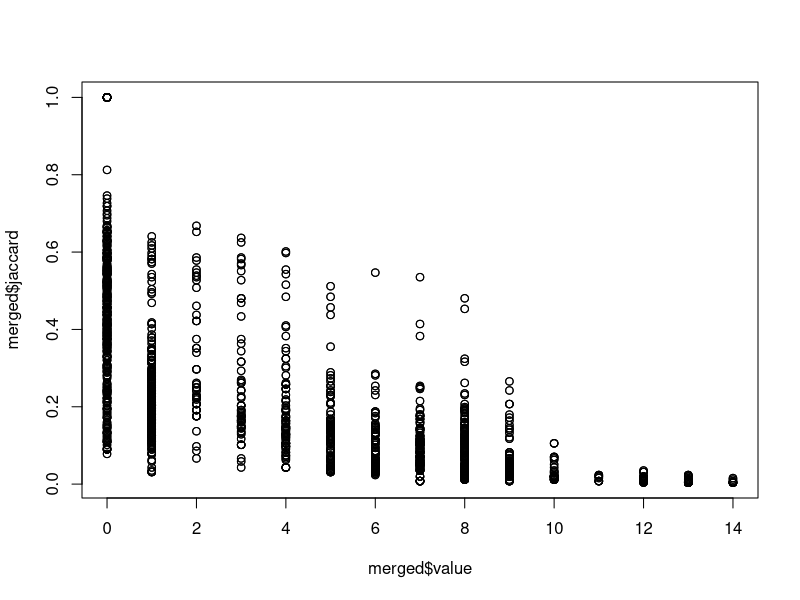
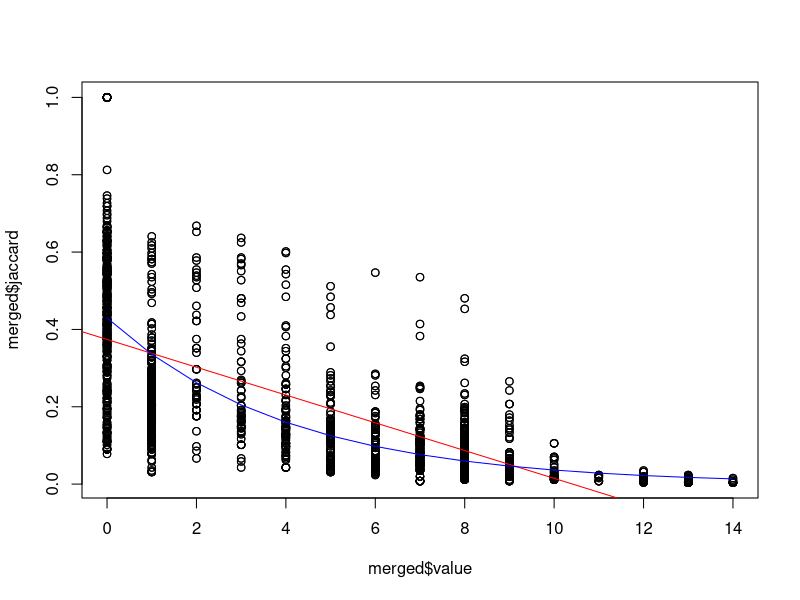

Write the R code that produced these figures, in order.
evo = read.csv("output/heat_hogprof_jaccard_matrix.csv")
evo.all = read.csv("output/heat_hogprof_jaccard_matrix_all_taxa.csv")
internal.names = read.csv("../1_core_response/input/hs_core_genes_internal_names.csv")

evo = merge(evo, internal.names, sort=F)
row.names(evo) = evo$internal.name
evo = evo[2:(ncol(evo)-1)]
names(evo) = row.names(evo)

evo.all = merge(evo.all, internal.names, sort=F)
row.names(evo.all) = evo.all$internal.name
evo.all = evo.all[2:(ncol(evo.all)-1)]
names(evo.all) = row.names(evo.all)

# Sort both matrices alphabetically so the row and column order is the same (and thus transferrable)
evo = evo[order(row.names(evo)),order(names(evo))]

mrca = read.csv("output/combined_deepest_levels.csv")
mrca = mrca[mrca$set == "heat",]
mrca = merge(mrca, internal.names)[c("level", "internal.name")]
row.names(mrca) = mrca$internal.name
mrca.vec = mrca$level
names(mrca.vec) = mrca$internal.name
mrca.diffs = dist(mrca.vec)

# Reshape mrca.diffs into long format
library(reshape2)
mrca.diffs.long = melt(as.matrix(mrca.diffs))

# Reshape evo.all into long format
evo.all.long = melt(as.matrix(evo.all), varnames = c("Var1", "Var2"), value.name="jaccard")
merged = merge(mrca.diffs.long, evo.all.long)

plot(merged$jaccard ~ merged$value)


lm_model <- lm(jaccard ~ value, data = merged)
exp_model <- nls(jaccard ~ a * exp(-b * value), data = merged, start = list(a = 1, b = 1))

r_squared_lm <- summary(lm_model)$r.squared

# Calculate AIC and BIC for the linear model
n <- nrow(merged)
k_lm <- length(coefficients(lm_model))
aic_lm <- AIC(lm_model)
bic_lm <- BIC(lm_model)

# Calculate AIC and BIC for the exponential model
k_exp <- length(coefficients(exp_model))
aic_exp <- AIC(exp_model)
bic_exp <- BIC(exp_model)

# Calculate mean squared error for the exponential model
mse_exp <- mean(residuals(exp_model)^2)
rmse_exp <- sqrt(mse_exp)

plot(merged$jaccard ~ merged$value)
abline(lm_model, col = "red")
lines(0:14, predict(exp_model, newdata = data.frame(value = 0:14)), col = "blue")

print(paste("R-squared (Linear Model):", r_squared_lm))
print(paste("AIC (Linear Model):", aic_lm))
print(paste("BIC (Linear Model):", bic_lm))

print(paste("AIC (Exponential Model):", aic_exp))
print(paste("BIC (Exponential Model):", bic_exp))
print(paste("Mean Squared Error (Exponential Model):", mse_exp))
